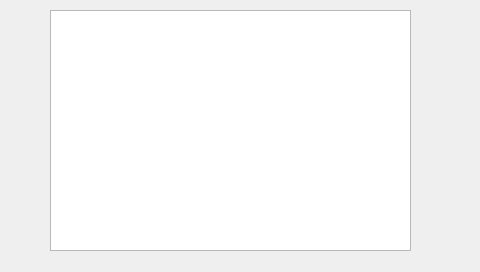
<?xml version="1.0" encoding="UTF-8"?>
<ui version="4.0">
 <class>uart</class>
 <widget class="QWidget" name="uart">
  <property name="geometry">
   <rect>
    <x>0</x>
    <y>0</y>
    <width>480</width>
    <height>272</height>
   </rect>
  </property>
  <property name="windowTitle">
   <string>Form</string>
  </property>
  <widget class="QTextBrowser" name="textBrowser">
   <property name="geometry">
    <rect>
     <x>50</x>
     <y>10</y>
     <width>361</width>
     <height>241</height>
    </rect>
   </property>
  </widget>
 </widget>
 <resources/>
 <connections/>
</ui>
